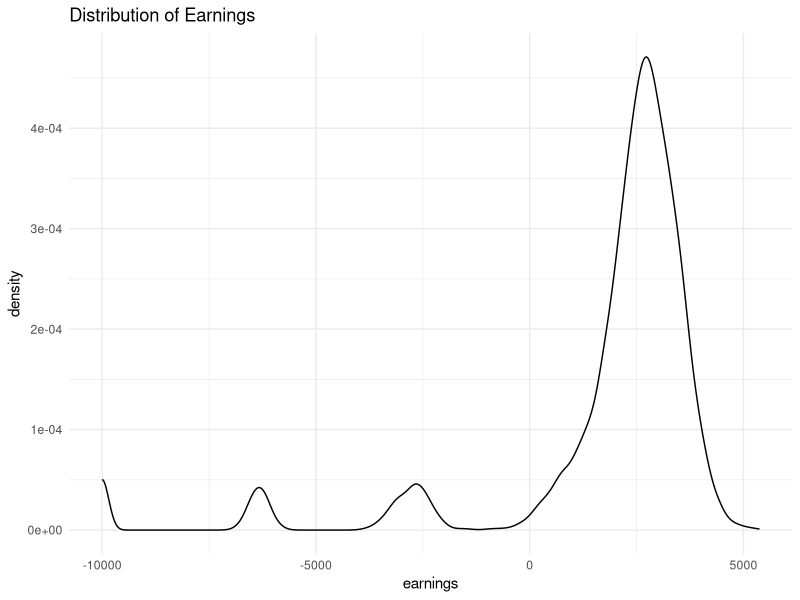
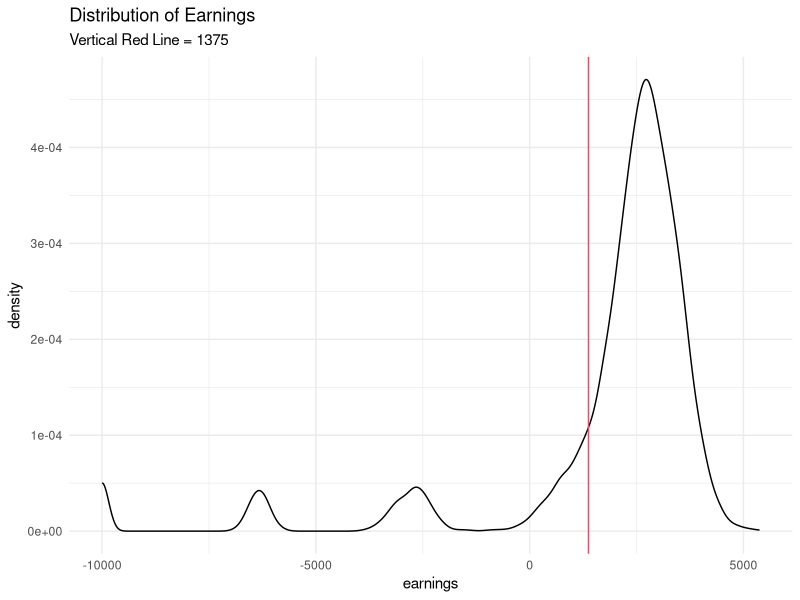
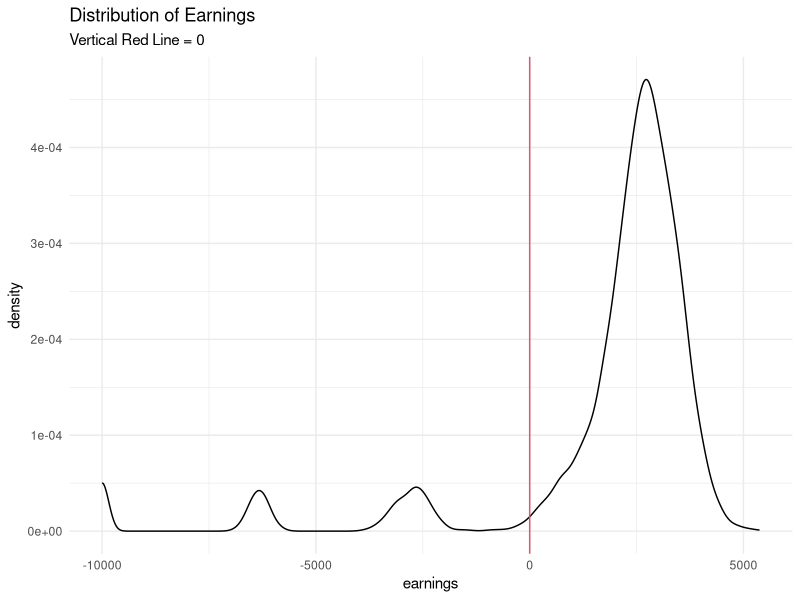
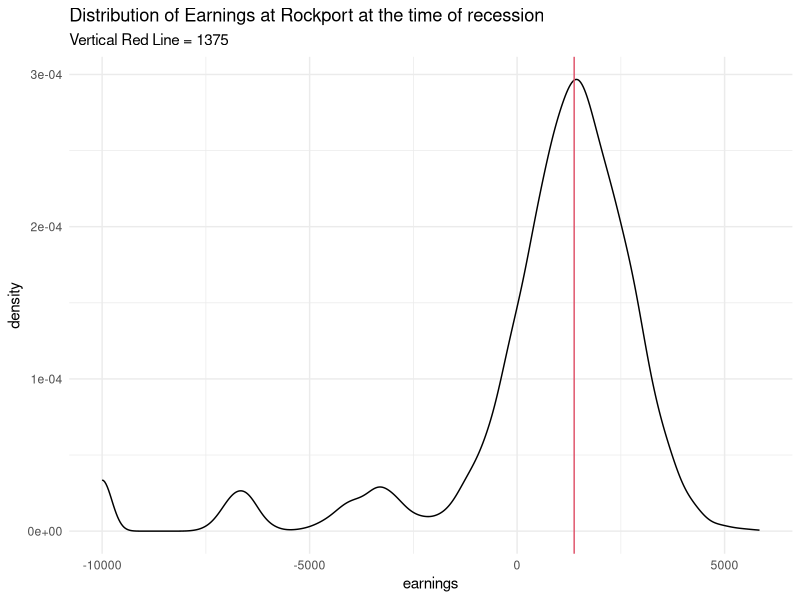

These charts were generated, in order, by the following R code:
## ---- chunk 1
knitr::opts_chunk$set(echo = TRUE, message = FALSE, warning = FALSE)

## ---- chunk 2
# Load packages
library(tidyverse) 

# Define n
n <- 5000

# Empty data frame for 1000 simulated days
data <- data.frame(day = seq(1:n),
                demand = NA, # demand in Rockport
                quantity = NA, # quantity sold
                price = NA, # price per pound
                cost = 10000, # cost of daily operations
                earnings = NA)

head(data)

## ---- chunk 3
set.seed(123)
rnorm(1000) %>% mean()
rnorm(1000) %>% mean()

## ---- chunk 4
set.seed(123)
rnorm(1000) %>% mean()

set.seed(123)
rnorm(1000) %>% mean()

## ---- chunk 5
set.seed(123)

sim <- data %>% 
  mutate(demand=sample(x = c(0, 1000, 2000, 3000,4000,5000,6000),
                                 size = n,
                                 replace = T,
                                 prob = c(.02,.03, 0.05, 0.08,0.33,0.29,0.2)),
          quantity=if_else(demand>=3500,3500,demand),
          price=rnorm(n = n, mean = 3.65, sd = 0.2),
          earnings=price * quantity-10000
         )

## ---- chunk 6
ggplot(sim, aes(earnings)) +
  geom_density() +
  theme_minimal()+
  labs(title = "Distribution of Earnings")

## ---- chunk 7

ggplot(sim, aes(earnings)) +
  geom_density() +
  geom_vline(xintercept = 1375, col = 2) +
  theme_minimal()+
   labs(title = "Distribution of Earnings",
       subtitle = "Vertical Red Line = 1375")

(sim$earnings > 1375) %>%
  mean 

## ---- chunk 8

ggplot(sim, aes(earnings)) +
  geom_density() +
  geom_vline(xintercept = 0, col = 2) +
  theme_minimal()+
  labs(title = "Distribution of Earnings",
       subtitle = "Vertical Red Line = 0")

(sim$earnings < 0) %>%
  mean
## ---- chunk 9
sim$earnings %>%
  mean
## ---- chunk 10
set.seed(123)

sim2 <- data %>% 
  mutate(demand=sample(x = c(0, 1000, 2000, 3000,4000,5000,6000),
                                 size = n,
                                 replace = T,
                                 prob = c(.02,.03, 0.05, 0.08,0.33,0.29,0.2)),
          quantity=if_else(demand>=3500,3500,demand),
          price=rnorm(n = n, mean = 3.3, sd = 0.33),
          earnings=price * quantity-10000
         )


(sim2$earnings > 1375) %>%
  mean 

ggplot(sim2, aes(earnings)) +
  geom_density() +
  geom_vline(xintercept = 1375, col = 2) +
  theme_minimal()+
  labs(title = "Distribution of Earnings at Rockport at the time of recession",
       subtitle = "Vertical Red Line = 1375")
